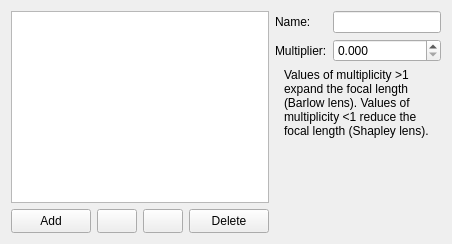
        <widget class="QWidget" name="lensesTab">
         <attribute name="title">
          <string>Lenses</string>
         </attribute>
         <layout class="QGridLayout" name="gridLayout_3">
          <item row="0" column="0">
           <layout class="QHBoxLayout" name="horizontalLayout_2">
            <item>
             <layout class="QVBoxLayout" name="verticalLayout">
              <item>
               <widget class="QListView" name="lensListView">
                <property name="editTriggers">
                 <set>QAbstractItemView::NoEditTriggers</set>
                </property>
                <property name="isWrapping" stdset="0">
                 <bool>false</bool>
                </property>
                <property name="resizeMode">
                 <enum>QListView::Fixed</enum>
                </property>
                <property name="viewMode">
                 <enum>QListView::ListMode</enum>
                </property>
               </widget>
              </item>
              <item>
               <layout class="QHBoxLayout" name="horizontalLayout_5">
                <item>
                 <widget class="QPushButton" name="addLens">
                  <property name="minimumSize">
                   <size>
                    <width>0</width>
                    <height>24</height>
                   </size>
                  </property>
                  <property name="focusPolicy">
                   <enum>Qt::NoFocus</enum>
                  </property>
                  <property name="text">
                   <string>Add</string>
                  </property>
                 </widget>
                </item>
                <item>
                 <widget class="QPushButton" name="pushButtonMoveLensUp">
                  <property name="sizePolicy">
                   <sizepolicy hsizetype="Fixed" vsizetype="Fixed">
                    <horstretch>0</horstretch>
                    <verstretch>0</verstretch>
                   </sizepolicy>
                  </property>
                  <property name="minimumSize">
                   <size>
                    <width>24</width>
                    <height>24</height>
                   </size>
                  </property>
                  <property name="focusPolicy">
                   <enum>Qt::NoFocus</enum>
                  </property>
                  <property name="icon">
                   <iconset resource="../../../../data/gui/guiRes.qrc">
                    <normaloff>:/graphicGui/uibtUp.png</normaloff>
                    <disabledoff>:/graphicGui/uibtUp-disabled.png</disabledoff>:/graphicGui/uibtUp.png</iconset>
                  </property>
                 </widget>
                </item>
                <item>
                 <widget class="QPushButton" name="pushButtonMoveLensDown">
                  <property name="sizePolicy">
                   <sizepolicy hsizetype="Fixed" vsizetype="Fixed">
                    <horstretch>0</horstretch>
                    <verstretch>0</verstretch>
                   </sizepolicy>
                  </property>
                  <property name="minimumSize">
                   <size>
                    <width>24</width>
                    <height>24</height>
                   </size>
                  </property>
                  <property name="focusPolicy">
                   <enum>Qt::NoFocus</enum>
                  </property>
                  <property name="icon">
                   <iconset resource="../../../../data/gui/guiRes.qrc">
                    <normaloff>:/graphicGui/uibtDown.png</normaloff>
                    <disabledoff>:/graphicGui/uibtDown-disabled.png</disabledoff>:/graphicGui/uibtDown.png</iconset>
                  </property>
                 </widget>
                </item>
                <item>
                 <widget class="QPushButton" name="deleteLens">
                  <property name="minimumSize">
                   <size>
                    <width>0</width>
                    <height>24</height>
                   </size>
                  </property>
                  <property name="focusPolicy">
                   <enum>Qt::NoFocus</enum>
                  </property>
                  <property name="text">
                   <string>Delete</string>
                  </property>
                 </widget>
                </item>
               </layout>
              </item>
             </layout>
            </item>
            <item>
             <layout class="QGridLayout" name="gridLayout_12">
              <item row="0" column="0">
               <widget class="QLabel" name="label_7">
                <property name="text">
                 <string>Name:</string>
                </property>
               </widget>
              </item>
              <item row="1" column="1">
               <widget class="QDoubleSpinBox" name="lensMultiplier">
                <property name="decimals">
                 <number>3</number>
                </property>
                <property name="maximum">
                 <double>9.000000000000000</double>
                </property>
                <property name="singleStep">
                 <double>0.010000000000000</double>
                </property>
               </widget>
              </item>
              <item row="2" column="0" colspan="2">
               <widget class="QLabel" name="lensNote">
                <property name="toolTip">
                 <string notr="true"/>
                </property>
                <property name="statusTip">
                 <string notr="true"/>
                </property>
                <property name="accessibleName">
                 <string notr="true"/>
                </property>
                <property name="accessibleDescription">
                 <string notr="true"/>
                </property>
                <property name="text">
                 <string>Values of multiplicity &gt;1 expand the focal length (Barlow lens). Values of multiplicity &lt;1 reduce the focal length (Shapley lens).</string>
                </property>
                <property name="textFormat">
                 <enum>Qt::AutoText</enum>
                </property>
                <property name="scaledContents">
                 <bool>false</bool>
                </property>
                <property name="wordWrap">
                 <bool>true</bool>
                </property>
                <property name="indent">
                 <number>9</number>
                </property>
               </widget>
              </item>
              <item row="0" column="1">
               <widget class="QLineEdit" name="lensName">
                <property name="baseSize">
                 <size>
                  <width>100</width>
                  <height>22</height>
                 </size>
                </property>
                <property name="maxLength">
                 <number>50</number>
                </property>
               </widget>
              </item>
              <item row="1" column="0">
               <widget class="QLabel" name="label_13">
                <property name="text">
                 <string>Multiplier:</string>
                </property>
               </widget>
              </item>
              <item row="3" column="0">
               <spacer name="verticalSpacer_4">
                <property name="orientation">
                 <enum>Qt::Vertical</enum>
                </property>
                <property name="sizeHint" stdset="0">
                 <size>
                  <width>0</width>
                  <height>0</height>
                 </size>
                </property>
               </spacer>
              </item>
             </layout>
            </item>
           </layout>
          </item>
         </layout>
        </widget>
